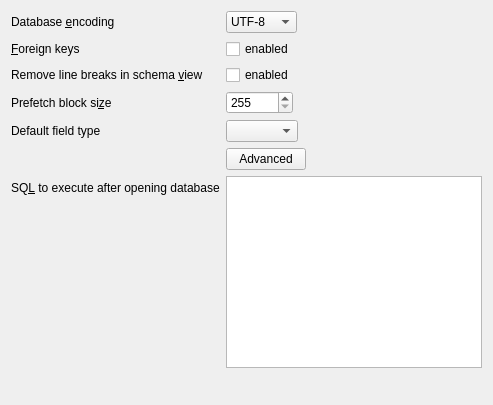
     <widget class="QWidget" name="tab">
      <attribute name="title">
       <string>&amp;Database</string>
      </attribute>
      <layout class="QFormLayout" name="formLayout">
       <property name="fieldGrowthPolicy">
        <enum>QFormLayout::FieldsStayAtSizeHint</enum>
       </property>
       <item row="0" column="0">
        <widget class="QLabel" name="label">
         <property name="text">
          <string>Database &amp;encoding</string>
         </property>
         <property name="buddy">
          <cstring>encodingComboBox</cstring>
         </property>
        </widget>
       </item>
       <item row="0" column="1">
        <widget class="QComboBox" name="encodingComboBox">
         <item>
          <property name="text">
           <string notr="true">UTF-8</string>
          </property>
         </item>
         <item>
          <property name="text">
           <string notr="true">UTF-16</string>
          </property>
         </item>
        </widget>
       </item>
       <item row="1" column="0">
        <widget class="QLabel" name="label_5">
         <property name="toolTip">
          <string>Open databases with foreign keys enabled.</string>
         </property>
         <property name="text">
          <string>&amp;Foreign keys</string>
         </property>
         <property name="buddy">
          <cstring>foreignKeysCheckBox</cstring>
         </property>
        </widget>
       </item>
       <item row="1" column="1">
        <widget class="QCheckBox" name="foreignKeysCheckBox">
         <property name="text">
          <string>enabled</string>
         </property>
        </widget>
       </item>
       <item row="2" column="0">
        <widget class="QLabel" name="label_8">
         <property name="text">
          <string>Remove line breaks in schema &amp;view</string>
         </property>
         <property name="buddy">
          <cstring>checkHideSchemaLinebreaks</cstring>
         </property>
        </widget>
       </item>
       <item row="2" column="1">
        <widget class="QCheckBox" name="checkHideSchemaLinebreaks">
         <property name="toolTip">
          <string>When enabled, the line breaks in the Schema column of the DB Structure tab, dock and printed output are removed.</string>
         </property>
         <property name="text">
          <string>enabled</string>
         </property>
        </widget>
       </item>
       <item row="3" column="0">
        <widget class="QLabel" name="label_2">
         <property name="text">
          <string>Prefetch block si&amp;ze</string>
         </property>
         <property name="buddy">
          <cstring>spinPrefetchSize</cstring>
         </property>
        </widget>
       </item>
       <item row="3" column="1">
        <widget class="QSpinBox" name="spinPrefetchSize">
         <property name="minimum">
          <number>255</number>
         </property>
         <property name="maximum">
          <number>1000000</number>
         </property>
        </widget>
       </item>
       <item row="5" column="1">
        <widget class="QPushButton" name="buttonDatabaseAdvanced">
         <property name="text">
          <string>Advanced</string>
         </property>
         <property name="icon">
          <iconset resource="icons/icons.qrc">
           <normaloff>:/icons/down</normaloff>:/icons/down</iconset>
         </property>
         <property name="checkable">
          <bool>true</bool>
         </property>
        </widget>
       </item>
       <item row="7" column="1">
        <widget class="SqlTextEdit" name="editDatabaseDefaultSqlText">
         <property name="minimumSize">
          <size>
           <width>20</width>
           <height>0</height>
          </size>
         </property>
         <property name="maximumSize">
          <size>
           <width>16777215</width>
           <height>200</height>
          </size>
         </property>
        </widget>
       </item>
       <item row="7" column="0">
        <widget class="QLabel" name="labelDatabaseDefaultSqlText">
         <property name="text">
          <string>SQ&amp;L to execute after opening database</string>
         </property>
         <property name="buddy">
          <cstring>editDatabaseDefaultSqlText</cstring>
         </property>
        </widget>
       </item>
       <item row="8" column="1">
        <spacer name="horizontalSpacer_2">
         <property name="orientation">
          <enum>Qt::Horizontal</enum>
         </property>
         <property name="sizeHint" stdset="0">
          <size>
           <width>180</width>
           <height>20</height>
          </size>
         </property>
        </spacer>
       </item>
       <item row="4" column="1">
        <widget class="QComboBox" name="defaultFieldTypeComboBox"/>
       </item>
       <item row="4" column="0">
        <widget class="QLabel" name="defaultFieldTypeLabel">
         <property name="text">
          <string>Default field type</string>
         </property>
         <property name="buddy">
          <cstring>defaultFieldTypeComboBox</cstring>
         </property>
        </widget>
       </item>
      </layout>
     </widget>
